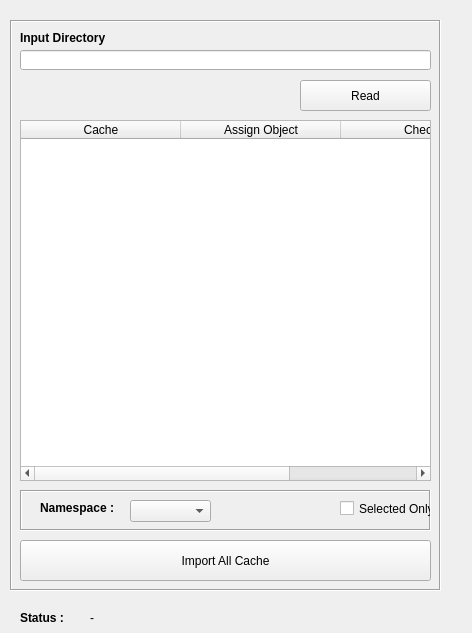
<?xml version="1.0" encoding="UTF-8"?>
<ui version="4.0">
 <class>cacheManagerWindow</class>
 <widget class="QMainWindow" name="cacheManagerWindow">
  <property name="geometry">
   <rect>
    <x>0</x>
    <y>0</y>
    <width>472</width>
    <height>633</height>
   </rect>
  </property>
  <property name="windowTitle">
   <string>PT Cache Manager v.1.0</string>
  </property>
  <widget class="QWidget" name="centralwidget">
   <widget class="QFrame" name="frame_2">
    <property name="geometry">
     <rect>
      <x>10</x>
      <y>20</y>
      <width>431</width>
      <height>571</height>
     </rect>
    </property>
    <property name="frameShape">
     <enum>QFrame::Box</enum>
    </property>
    <property name="frameShadow">
     <enum>QFrame::Sunken</enum>
    </property>
    <widget class="QPushButton" name="cache_pushButton">
     <property name="geometry">
      <rect>
       <x>10</x>
       <y>520</y>
       <width>411</width>
       <height>41</height>
      </rect>
     </property>
     <property name="text">
      <string>Import All Cache</string>
     </property>
    </widget>
    <widget class="QTableWidget" name="tableWidget">
     <property name="geometry">
      <rect>
       <x>10</x>
       <y>100</y>
       <width>411</width>
       <height>361</height>
      </rect>
     </property>
     <attribute name="horizontalHeaderVisible">
      <bool>true</bool>
     </attribute>
     <attribute name="horizontalHeaderCascadingSectionResizes">
      <bool>false</bool>
     </attribute>
     <attribute name="horizontalHeaderDefaultSectionSize">
      <number>160</number>
     </attribute>
     <attribute name="horizontalHeaderHighlightSections">
      <bool>true</bool>
     </attribute>
     <attribute name="verticalHeaderVisible">
      <bool>true</bool>
     </attribute>
     <column>
      <property name="text">
       <string>Cache</string>
      </property>
     </column>
     <column>
      <property name="text">
       <string>Assign Object</string>
      </property>
     </column>
     <column>
      <property name="text">
       <string>Check</string>
      </property>
     </column>
    </widget>
    <widget class="QFrame" name="frame_3">
     <property name="geometry">
      <rect>
       <x>10</x>
       <y>470</y>
       <width>411</width>
       <height>41</height>
      </rect>
     </property>
     <property name="frameShape">
      <enum>QFrame::Box</enum>
     </property>
     <property name="frameShadow">
      <enum>QFrame::Sunken</enum>
     </property>
     <widget class="QLabel" name="label_7">
      <property name="geometry">
       <rect>
        <x>20</x>
        <y>10</y>
        <width>81</width>
        <height>16</height>
       </rect>
      </property>
      <property name="font">
       <font>
        <weight>75</weight>
        <bold>true</bold>
       </font>
      </property>
      <property name="text">
       <string>Namespace : </string>
      </property>
     </widget>
     <widget class="QComboBox" name="comboBox">
      <property name="geometry">
       <rect>
        <x>110</x>
        <y>10</y>
        <width>81</width>
        <height>22</height>
       </rect>
      </property>
     </widget>
     <widget class="QCheckBox" name="overrideOutput_checkBox_2">
      <property name="geometry">
       <rect>
        <x>320</x>
        <y>10</y>
        <width>91</width>
        <height>17</height>
       </rect>
      </property>
      <property name="text">
       <string>Selected Only</string>
      </property>
     </widget>
    </widget>
    <widget class="QLabel" name="label_11">
     <property name="geometry">
      <rect>
       <x>10</x>
       <y>10</y>
       <width>91</width>
       <height>16</height>
      </rect>
     </property>
     <property name="font">
      <font>
       <weight>75</weight>
       <bold>true</bold>
      </font>
     </property>
     <property name="text">
      <string>Input Directory</string>
     </property>
    </widget>
    <widget class="QLineEdit" name="output_lineEdit">
     <property name="geometry">
      <rect>
       <x>10</x>
       <y>30</y>
       <width>411</width>
       <height>20</height>
      </rect>
     </property>
     <property name="text">
      <string/>
     </property>
    </widget>
    <widget class="QPushButton" name="cacheSelected_pushButton_4">
     <property name="geometry">
      <rect>
       <x>290</x>
       <y>60</y>
       <width>131</width>
       <height>31</height>
      </rect>
     </property>
     <property name="text">
      <string>Read</string>
     </property>
    </widget>
   </widget>
   <widget class="QLabel" name="label_6">
    <property name="geometry">
     <rect>
      <x>20</x>
      <y>610</y>
      <width>46</width>
      <height>16</height>
     </rect>
    </property>
    <property name="font">
     <font>
      <weight>75</weight>
      <bold>true</bold>
     </font>
    </property>
    <property name="text">
     <string>Status : </string>
    </property>
   </widget>
   <widget class="QLabel" name="status_label">
    <property name="geometry">
     <rect>
      <x>90</x>
      <y>610</y>
      <width>201</width>
      <height>16</height>
     </rect>
    </property>
    <property name="font">
     <font>
      <weight>50</weight>
      <bold>false</bold>
     </font>
    </property>
    <property name="text">
     <string>-</string>
    </property>
   </widget>
  </widget>
 </widget>
 <resources/>
 <connections/>
</ui>
